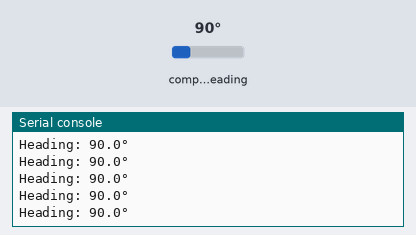
A program run on a simulated CircuitPython board. Parts: the last lines printed to the serial console. The test bench sets the inputs (shaded band); at power-on: compass heading 90°.

Above: at 1.2 s.
1.3 s: compass heading set to 7°
At 1.31 s:
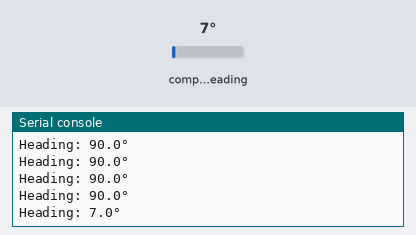
2.8 s: compass heading set to 180°
At 2.82 s:
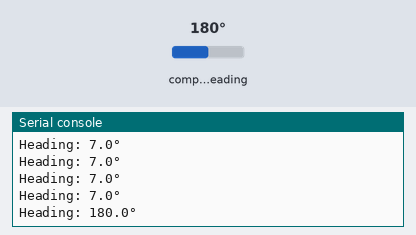
Timing chart, 0 to 5.8 s (numbered marks = the images above; inputs shaded):
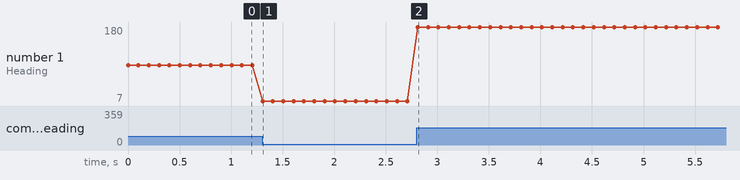

The program:

COMPASS.PY
```python
import time, math, board, busio
from adafruit_bno08x.i2c import BNO08X_I2C
import adafruit_bno08x


#BNO08X init
i2c = busio.I2C(board.SCL, board.SDA, frequency=800_000)
bno = BNO08X_I2C(i2c)
bno.enable_feature(adafruit_bno08x.BNO_REPORT_MAGNETOMETER)


#heading loop
while True:
    #mag x and y throw away z as it is for incline
    mx, my, _ = bno.magnetic

    #atan2 returns the angle of that vector in radians # math.degress returns it in degrees
    heading = math.degrees(math.atan2(my, mx))

    #atan2 can return negative angles for vectors in the lower half of the circle so this ensures it is always between 0 and 360
    if heading < 0:
        heading += 360.0
    print(f"Heading: {heading:.1f}°")
    time.sleep(0.1)
```

Measured:
- after the input at 1.3 s, the serial console: prints a new line at once (image 1)
- after the input at 2.8 s, the serial console: prints a new line at once (image 2)
- plotted number 1: 90 → 7 after the input at 1.3 s, 7 → 180 after the input at 2.8 s
